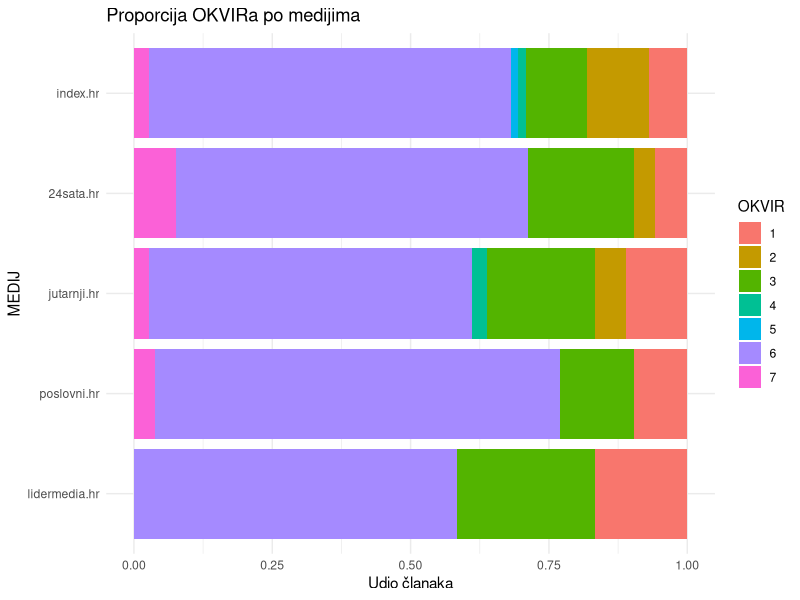
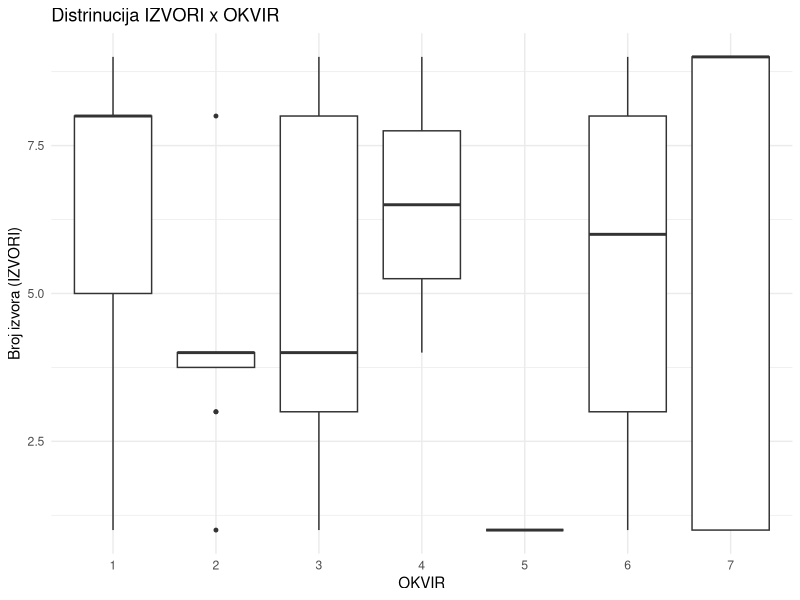
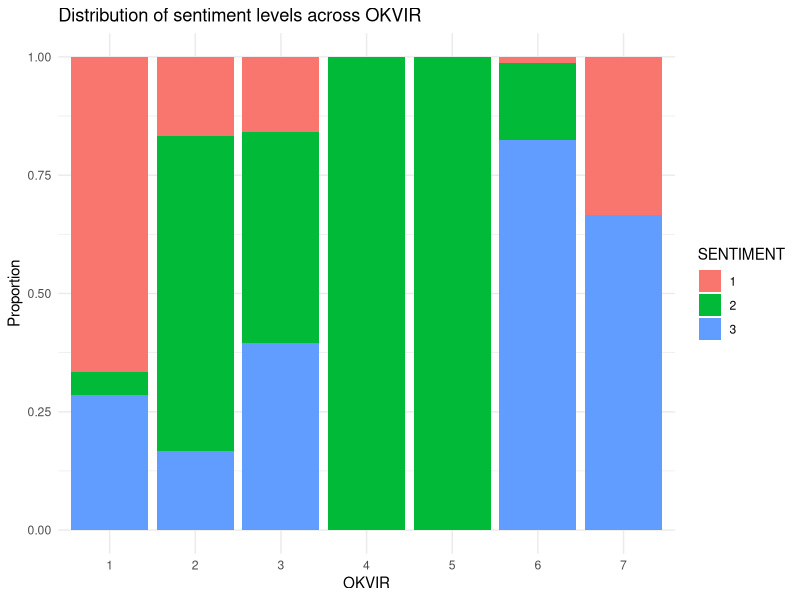
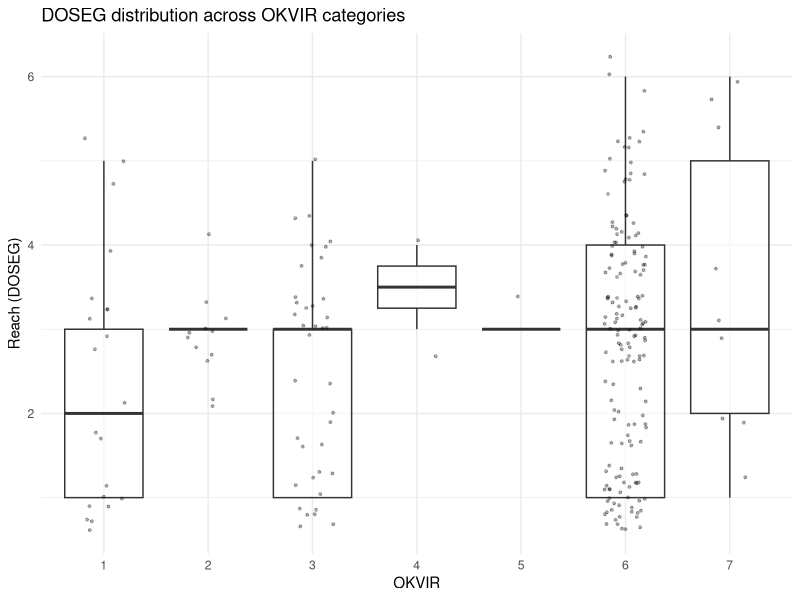
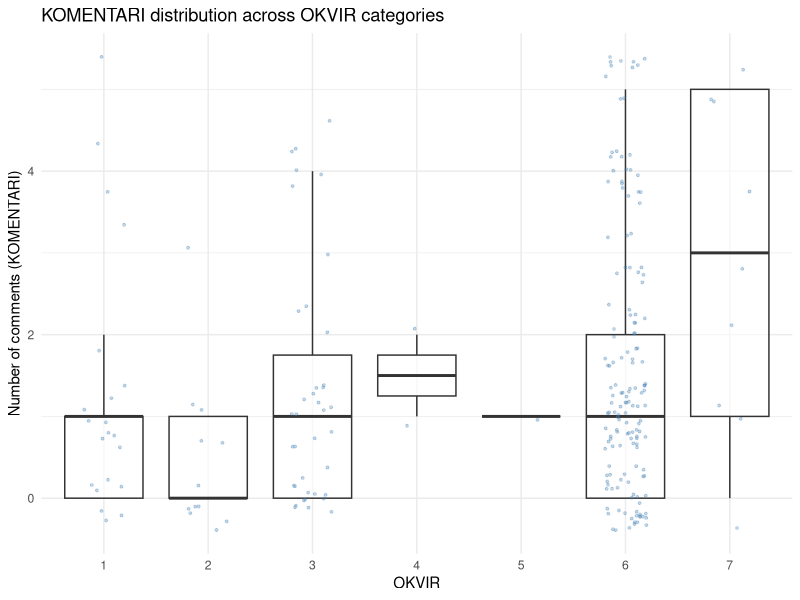

The R script that drew these images, in order:
## ---- chunk 1
knitr::opts_chunk$set(echo = TRUE)



## ---- chunk 2
library(ggplot2)
library(dplyr)
library(readr)
library(readxl)
library(tidyr)
library(data.table)
library(openxlsx)
library(tidyverse)
library(lubridate)
library(hms)

## ---- chunk 3
data <- read_excel("./dta.xlsx", sheet = 1, col_names = TRUE)

## ---- chunk 4
names(data)
## ---- chunk 5
summary(data)
## ---- chunk 6
# Assume your data frame is named `df`. If not, replace `df` everywhere below
# Convert DATE to Date class, TIME to hms, extract HOUR, and ensure OKVIR is a factor
df <- data %>%
  mutate(
    # DATE comes in as "YYYY-MM-DD ..." so:
    DATE = as.Date(DATE),
    # Parse TIME (character) into hms; if TIME is like "HH:MM:SS":
    TIME = as_hms(TIME),
    # Extract the hour (0–23) for “vrijeme objave” analysis:
    HOUR = hour(TIME),
    # Treat OKVIR as a categorical (factor) variable:
    OKVIR = factor(OKVIR),
    # Create a simpler column for “Medij” (media outlet). 
    # Here I assume `FROM_SITE` holds the media name; rename as MEDIJ:
    MEDIJ = FROM_SITE
  )

## ---- chunk 7

df %>% 
  count(MEDIJ, OKVIR) %>% 
  pivot_wider(names_from = OKVIR, values_from = n, values_fill = 0) 




## ---- chunk 8
df %>%
  count(MEDIJ, OKVIR) %>%
  group_by(MEDIJ) %>%
  mutate(prop = n / sum(n)) %>%
  ungroup() %>%
  ggplot(aes(x = fct_reorder(MEDIJ, -prop), y = prop, fill = OKVIR)) +
  geom_col(position = "stack") +
  coord_flip() +
  labs(
    x = "MEDIJ",
    y = "Udio članaka",
    fill = "OKVIR",
    title = "Proporcija OKVIRa po medijima"
  ) +
  theme_minimal()
## ---- chunk 9
tbl <- table(df$MEDIJ, df$OKVIR)
chisq_res <- chisq.test(tbl)
chisq_res
## ---- chunk 10
# 3a) Summary statistics of IZVORI by OKVIR
df %>%
  group_by(OKVIR) %>%
  summarize(
    #calculate mode for IZVORI
    mode_izvori = as.character(names(sort(table(IZVORI), decreasing = TRUE)[1])),
    
  ) 

## ---- chunk 11
# 3b) Boxplot: IZVORI distribution by OKVIR
ggplot(df, aes(x = OKVIR, y = IZVORI)) +
  geom_boxplot(outlier.size = 1) +
  labs(
    x = "OKVIR",
    y = "Broj izvora (IZVORI)",
    title = "Distrinucija IZVORI x OKVIR"
  ) +
  theme_minimal()


## ---- chunk 12
# 3c) Kruskal-Wallis: IZVORI ~ OKVIR
kruskal.test(IZVORI ~ OKVIR, data = df)

## ---- chunk 13
# 4a) Count of SENTIMENT × OKVIR
df %>%
  count(OKVIR, SENTIMENT) %>%
  pivot_wider(names_from = SENTIMENT, values_from = n, values_fill = 0) 
## ---- chunk 14
# 4b) Proportional bar chart: SENTIMENT within each OKVIR
df %>%
  count(OKVIR, SENTIMENT) %>%
  group_by(OKVIR) %>%
  mutate(prop = n / sum(n)) %>%
  ungroup() %>%
  ggplot(aes(x = OKVIR, y = prop, fill = factor(SENTIMENT))) +
  geom_col(position = "stack") +
  labs(
    x = "OKVIR",
    y = "Proportion",
    fill = "SENTIMENT",
    title = "Distribution of sentiment levels across OKVIR"
  ) +
  theme_minimal()


## ---- chunk 15
# 4c) If SENTIMENT is treated numerically, compare medians by OKVIR:
kruskal.test(SENTIMENT ~ OKVIR, data = df)

## ---- chunk 16
# 5a) Summary stats of DOSEG by OKVIR
df %>%
  group_by(OKVIR) %>%
  summarize(
    n = n(),
    mean_reach = mean(DOSEG, na.rm = TRUE),
    median_reach = median(DOSEG, na.rm = TRUE),
    IQR_reach = IQR(DOSEG, na.rm = TRUE)
  ) 


## ---- chunk 17
# 5b) Boxplot (plus jitter) of DOSEG by OKVIR
ggplot(df, aes(x = OKVIR, y = DOSEG)) +
  geom_boxplot(outlier.shape = NA, alpha = 0.6) +
  geom_jitter(width = 0.2, alpha = 0.3, size = 0.7) +
  labs(
    x = "OKVIR",
    y = "Reach (DOSEG)",
    title = "DOSEG distribution across OKVIR categories"
  ) +
  theme_minimal()
## ---- chunk 18
# 5c) Kruskal-Wallis test for DOSEG ~ OKVIR
kruskal.test(DOSEG ~ OKVIR, data = df)
## ---- chunk 19
# 6a) Summary stats of KOMENTARI by OKVIR
df %>%
  group_by(OKVIR) %>%
  summarize(
    n = n(),
    mean_comments = mean(KOMENTARI, na.rm = TRUE),
    median_comments = median(KOMENTARI, na.rm = TRUE),
    IQR_comments = IQR(KOMENTARI, na.rm = TRUE)
  ) 

## ---- chunk 20
# 6b) Boxplot (plus jitter) of KOMENTARI by OKVIR
ggplot(df, aes(x = OKVIR, y = KOMENTARI)) +
  geom_boxplot(outlier.shape = NA, alpha = 0.6) +
  geom_jitter(width = 0.2, alpha = 0.3, size = 0.7, color = "steelblue") +
  labs(
    x = "OKVIR",
    y = "Number of comments (KOMENTARI)",
    title = "KOMENTARI distribution across OKVIR categories"
  ) +
  theme_minimal()
## ---- chunk 21
# 6c) Kruskal-Wallis test: KOMENTARI ~ OKVIR
kruskal.test(KOMENTARI ~ OKVIR, data = df)
